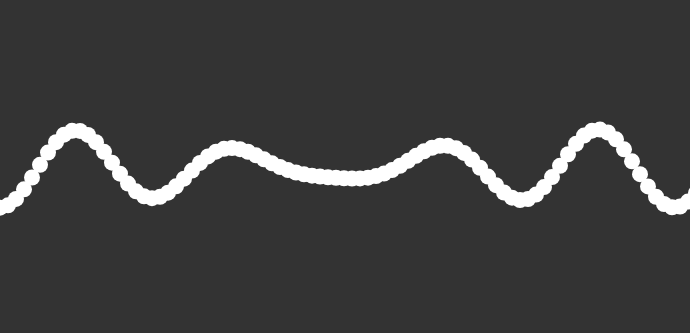
Frame 1 (no input)
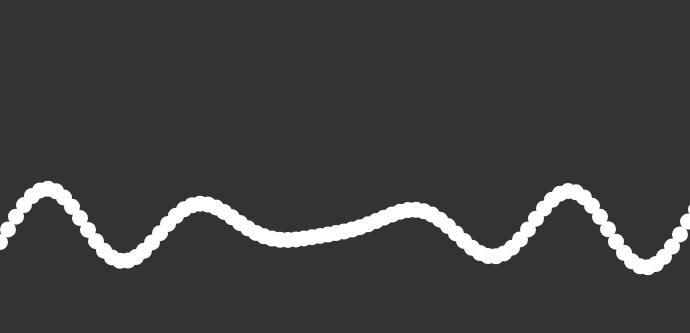
Frame 60 (no input)
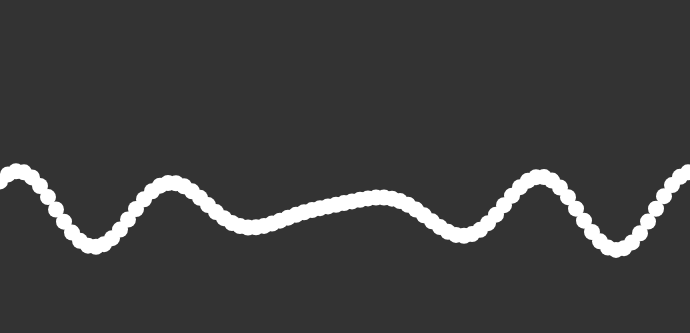
Frame 120 (the mouse pressed at the canvas centre since frame 60)

The p5.js sketch that drew these frames (run headless with seeded random() and noise() and a simulated clock; from frame 60 on, the mouse is pressed at the canvas centre):

// p5.js sketch
// ── sketch.js
let xSpacing = 8;
let w;
let maxWaves = 5;

let theta = 0.0;
let amplitude = [];
let dx = [];
let yValues;

function setup(){
  createCanvas(690, 333);
  colorMode(RGB, 255, 255, 255, 100);
  w = width + 16;

  for(let i = 0; i < maxWaves; i++){
    amplitude[i] = random(10, 30);
    let period = random(100, 300);
    dx[i] = (TWO_PI / period) * xSpacing;
  }
  yValues = [];
}

function draw(){
  background(51);
  calcWave();
  renderWave();
}

function calcWave(){
  theta += 0.02;

  for(let i = 0; i < w / xSpacing; i++){
    yValues[i] = 0;
  }

  for(let j = 0; j < maxWaves; j++){
    let x = theta;
    for(let i = 0; i < yValues.length; i++){
      if( j % 2 === 0){
        yValues[i] += sin(x) * amplitude[j];
      }
      else{
        yValues[i] += cos(x) * amplitude[j];
        x += dx[j];
      }
    }
  }
}

function renderWave(){
  noStroke();
  fill(255, 100);

  ellipseMode(CENTER);
  for(let x = 0; x < yValues.length; x++){
    ellipse (x * xSpacing, height / 2 + yValues[x], 16);
  }
}
